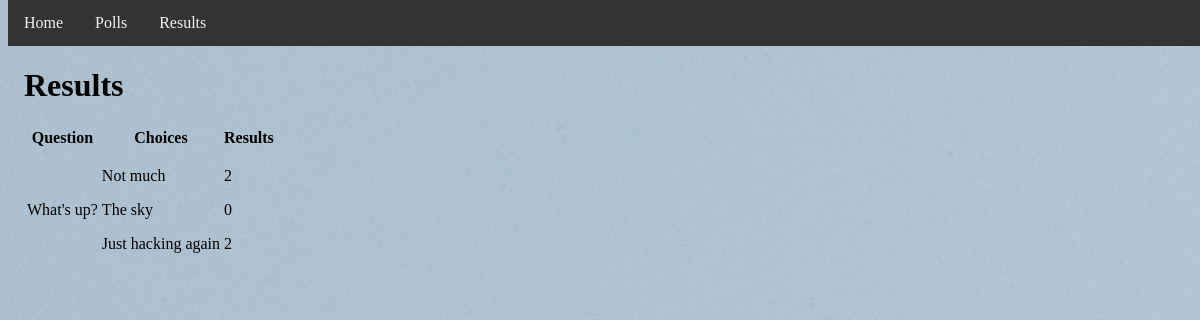
Page /polls/all_results/ on the earlier database version.
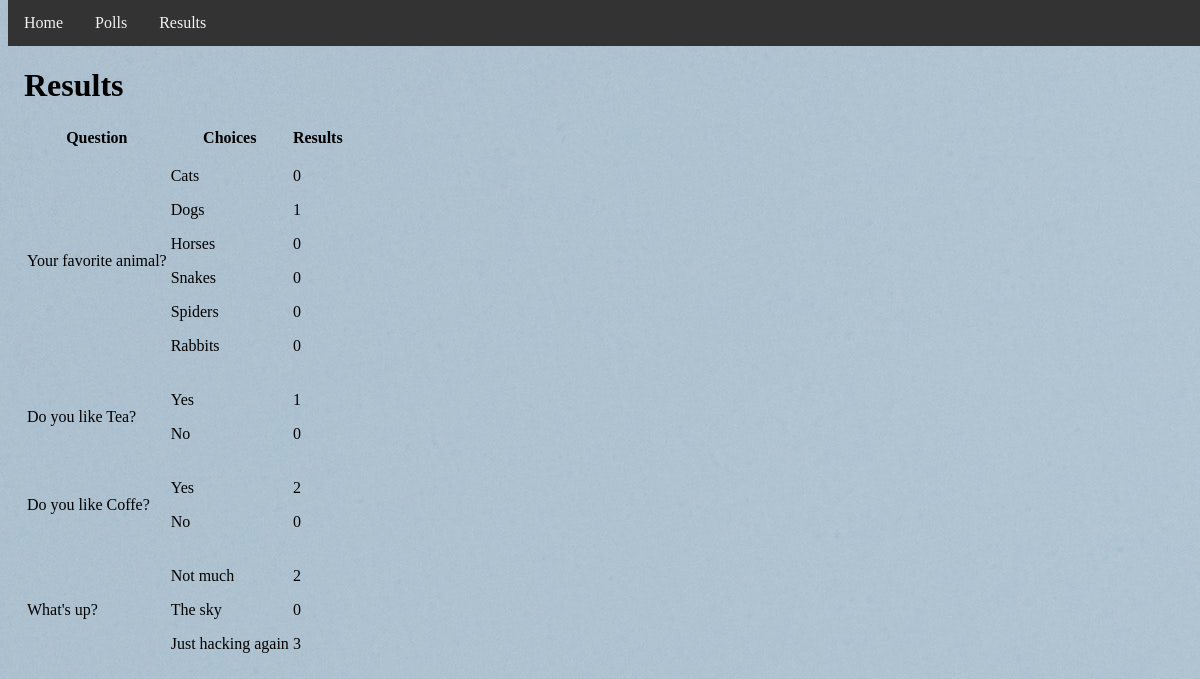
Same page on the later database version.
### polls/models.py (models this page shows, shortened)
class Question(models.Model):
    question_text = models.CharField(max_length=200)
    pub_date = models.DateTimeField('date published')

class Choice(models.Model):
    question = models.ForeignKey(Question, on_delete=models.CASCADE)
    choice_text = models.CharField(max_length=200)
    votes = models.IntegerField(default=0)

### polls/views.py (the view)
# urls.py: path('all_results/', views.AllResults.as_view(), name='all_results'),
class AllResults(generic.ListView):
    template_name = 'polls/all_results.html'
    context_object_name = 'latest_question_list'
    def get_queryset(self):
        return Question.objects.filter(pub_date__lte=timezone.now()).order_by('-pub_date')[:5]

### polls/templates/polls/all_results.html (shortened to what this page needs)
<!DOCTYPE html>
{% extends './base.html' %}
{% block content %}
{% if latest_question_list %}
<h1>Results</h1>
<table id="all_results">
  <tr>
    <th>Question</th>
    <th>Choices</th>
    <th>Results</th>
  </tr>
  {% for question in latest_question_list %}
  <tr>
    <td>{{ question.question_text}}</td>
    <td>
      {% for choice in question.choice_set.all %}
      <p>
        {{ choice.choice_text }}
      </p>
      {% endfor %}
    </td>
    <td>
      {% for choice in question.choice_set.all %}
      <p>
        {{ choice.votes }}
      </p>
      {% endfor %}
    </td>
  </tr>
  {% endfor %}
</table>
{% else %}
<p>
  No polls are available.
</p>
{% endif %}
{% endblock %}

### polls/templates/polls/base.html (shortened to what this page needs)
<!DOCTYPE html>
{% load static %}
<html>
<head>
  <link rel="stylesheet" type="text/css" href="{% static 'polls/style.css' %}">
  <div class="navbar">
    <a class="active" href="{% url 'polls:home' %}">Home</a>
    <a href="{% url 'polls:index' %}">Polls</a>
    <a href="{% url 'polls:all_results' %}">Results</a>
  </div>
</head>
<body>
  <div class="main">
    <div id="content">
      {% block content %}
      {% endblock %}
  </div>
</body>
</html>

### polls/static/polls/style.css (style rules this page uses)
body { background: white url("images/background.gif") }

### polls/templates/polls/base.html (style rules this page uses)
.navbar { overflow: hidden; background-color: #333; position: fixed; top: 0; width: 100%; }
.navbar a { float: left; display: block; color: #f2f2f2; text_align: center; padding: 14px 16px; text-decoration: none; }
.main { padding: 16px; margin-top: 30px; height: 1500px; }

Differences in the rows shown:
added Question: question_text "Your favorite animal?"
added Choice: choice_text "Cats", votes "0"
added Choice: choice_text "Dogs", votes "1"
added Choice: choice_text "Horses", votes "0"
added Choice: choice_text "Snakes", votes "0"
added Choice: choice_text "Spiders", votes "0"
added Choice: choice_text "Rabbits", votes "0"
added Question: question_text "Do you like Tea?"
added Choice: choice_text "Yes", votes "1"
added Choice: choice_text "No", votes "0"
added Question: question_text "Do you like Coffe?"
added Choice: choice_text "Yes", votes "2"
added Choice: choice_text "No", votes "0"
changed Choice "Just hacking again": votes "2" → "3"
